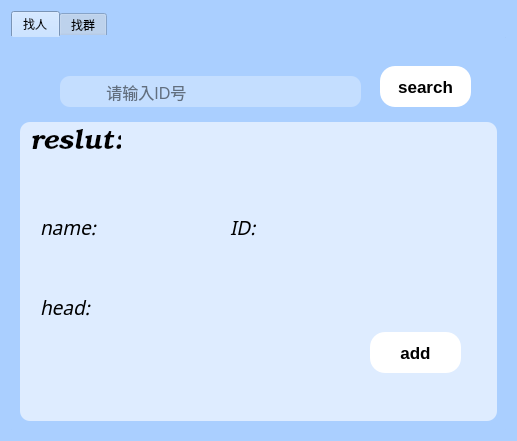
<?xml version="1.0" encoding="UTF-8"?>
<ui version="4.0">
 <class>FindFriendWnd</class>
 <widget class="QDialog" name="FindFriendWnd">
  <property name="geometry">
   <rect>
    <x>0</x>
    <y>0</y>
    <width>517</width>
    <height>441</height>
   </rect>
  </property>
  <property name="windowTitle">
   <string>Dialog</string>
  </property>
  <property name="styleSheet">
   <string notr="true">background-color: rgb(170, 207, 255);
</string>
  </property>
  <layout class="QGridLayout" name="gridLayout">
   <item row="0" column="0">
    <widget class="QTabWidget" name="tabWidget">
     <property name="styleSheet">
      <string notr="true">border-radius:1px;</string>
     </property>
     <property name="currentIndex">
      <number>0</number>
     </property>
     <widget class="QWidget" name="findUser">
      <attribute name="title">
       <string>找人</string>
      </attribute>
      <layout class="QGridLayout" name="gridLayout_3">
       <item row="0" column="0">
        <widget class="QWidget" name="widget" native="true">
         <property name="maximumSize">
          <size>
           <width>16777215</width>
           <height>70</height>
          </size>
         </property>
         <widget class="QLineEdit" name="lineEdit">
          <property name="geometry">
           <rect>
            <x>40</x>
            <y>30</y>
            <width>301</width>
            <height>31</height>
           </rect>
          </property>
          <property name="font">
           <font>
            <pointsize>12</pointsize>
           </font>
          </property>
          <property name="styleSheet">
           <string notr="true">border-radius:10px;
background-color: rgba(255, 255, 255, 78);</string>
          </property>
          <property name="placeholderText">
           <string>          请输入ID号</string>
          </property>
         </widget>
         <widget class="QPushButton" name="searchBut">
          <property name="geometry">
           <rect>
            <x>360</x>
            <y>20</y>
            <width>91</width>
            <height>41</height>
           </rect>
          </property>
          <property name="font">
           <font>
            <pointsize>13</pointsize>
            <bold>true</bold>
           </font>
          </property>
          <property name="styleSheet">
           <string notr="true">background-color: rgb(255, 255, 255);
border-radius:15px;</string>
          </property>
          <property name="text">
           <string>search</string>
          </property>
         </widget>
         <widget class="QWidget" name="widget_2" native="true">
          <property name="geometry">
           <rect>
            <x>0</x>
            <y>30</y>
            <width>41</width>
            <height>31</height>
           </rect>
          </property>
          <property name="styleSheet">
           <string notr="true">image: url(:/res/pic/搜索.png);
background-color: rgba(255, 255, 255, 0);</string>
          </property>
         </widget>
        </widget>
       </item>
       <item row="1" column="0">
        <widget class="QWidget" name="resultBut" native="true">
         <property name="styleSheet">
          <string notr="true">background-color: rgba(255, 255, 255, 155);
border-radius:10px;</string>
         </property>
         <widget class="QLabel" name="resultLabel">
          <property name="geometry">
           <rect>
            <x>10</x>
            <y>0</y>
            <width>91</width>
            <height>41</height>
           </rect>
          </property>
          <property name="font">
           <font>
            <family>URW Bookman</family>
            <pointsize>20</pointsize>
            <italic>true</italic>
            <bold>false</bold>
           </font>
          </property>
          <property name="styleSheet">
           <string notr="true">background-color: rgba(255, 255, 255, 0);</string>
          </property>
          <property name="text">
           <string>reslut:</string>
          </property>
         </widget>
         <widget class="QLabel" name="nameLabel">
          <property name="geometry">
           <rect>
            <x>20</x>
            <y>90</y>
            <width>61</width>
            <height>31</height>
           </rect>
          </property>
          <property name="font">
           <font>
            <family>Noto Sans Adlam</family>
            <pointsize>14</pointsize>
            <italic>true</italic>
            <bold>false</bold>
           </font>
          </property>
          <property name="styleSheet">
           <string notr="true">background-color: rgba(255, 255, 255, 0);</string>
          </property>
          <property name="text">
           <string>name:</string>
          </property>
         </widget>
         <widget class="QLabel" name="idLabel">
          <property name="geometry">
           <rect>
            <x>210</x>
            <y>90</y>
            <width>61</width>
            <height>31</height>
           </rect>
          </property>
          <property name="font">
           <font>
            <family>Noto Sans Adlam</family>
            <pointsize>14</pointsize>
            <italic>true</italic>
            <bold>false</bold>
           </font>
          </property>
          <property name="styleSheet">
           <string notr="true">background-color: rgba(255, 255, 255, 0);</string>
          </property>
          <property name="text">
           <string>ID:</string>
          </property>
         </widget>
         <widget class="QLabel" name="headLabel">
          <property name="geometry">
           <rect>
            <x>20</x>
            <y>170</y>
            <width>61</width>
            <height>31</height>
           </rect>
          </property>
          <property name="font">
           <font>
            <family>Noto Sans Adlam</family>
            <pointsize>14</pointsize>
            <italic>true</italic>
            <bold>false</bold>
           </font>
          </property>
          <property name="styleSheet">
           <string notr="true">background-color: rgba(255, 255, 255, 0);</string>
          </property>
          <property name="text">
           <string>head:</string>
          </property>
         </widget>
         <widget class="QPushButton" name="addBtn">
          <property name="geometry">
           <rect>
            <x>350</x>
            <y>210</y>
            <width>91</width>
            <height>41</height>
           </rect>
          </property>
          <property name="font">
           <font>
            <pointsize>13</pointsize>
            <bold>true</bold>
           </font>
          </property>
          <property name="styleSheet">
           <string notr="true">background-color: rgb(255, 255, 255);
border-radius:15px;</string>
          </property>
          <property name="text">
           <string>add</string>
          </property>
         </widget>
        </widget>
       </item>
      </layout>
     </widget>
     <widget class="QWidget" name="findGroup">
      <attribute name="title">
       <string>找群</string>
      </attribute>
     </widget>
    </widget>
   </item>
  </layout>
 </widget>
 <resources/>
 <connections/>
</ui>
